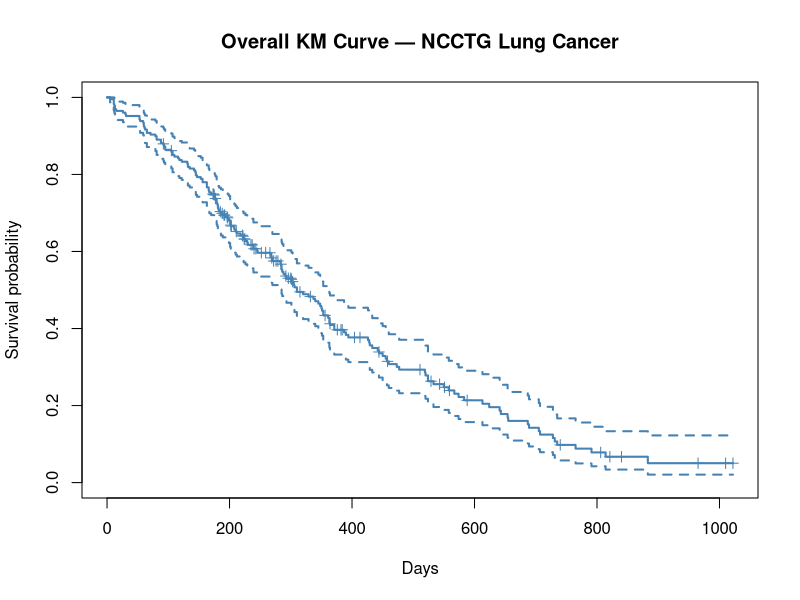

Source code (R): (Note: this script raises an error after producing the figure.)
# Module 5, Lesson 1: Survival Functions and Kaplan-Meier Estimation
# SOLUTION

library(survival)
library(ggplot2)

data(lung)

# ── Part 1: Surv object ───────────────────────────────────────────────────────
surv_obj <- Surv(lung$time, lung$status == 2)
cat("First 10 Surv values:\n")
print(surv_obj[1:10])
# Output: values followed by + are censored (status = 1 in lung, i.e. not dead)

# ── Part 2: Overall KM curve ──────────────────────────────────────────────────
fit_overall <- survfit(Surv(time, status == 2) ~ 1, data = lung)
print(summary(fit_overall)$table)

# Base R plot with confidence bands
plot(
  fit_overall,
  conf.int  = TRUE,
  xlab      = "Days",
  ylab      = "Survival probability",
  main      = "Overall KM Curve — NCCTG Lung Cancer",
  col       = "steelblue",
  lwd       = 2,
  mark.time = TRUE   # tick marks for censored observations
)

# ── Part 3: KM curves stratified by sex ──────────────────────────────────────
lung$sex_label <- factor(lung$sex, levels = c(1, 2), labels = c("Male", "Female"))
fit_sex <- survfit(Surv(time, status == 2) ~ sex_label, data = lung)
print(summary(fit_sex)$table)

# Extract medians
cat("\nMedian survival (days):\n")
print(surv_median(fit_sex))   # from survminer; fall back to summary() if unavailable

# Base R stratified plot
plot(
  fit_sex,
  conf.int  = FALSE,
  col       = c("steelblue", "tomato"),
  lwd       = 2,
  lty       = 1,
  xlab      = "Days",
  ylab      = "Survival probability",
  main      = "KM Curves by Sex — NCCTG Lung Cancer",
  mark.time = TRUE
)
legend(
  "topright",
  legend = c("Male", "Female"),
  col    = c("steelblue", "tomato"),
  lwd    = 2,
  bty    = "n"
)

# ── Part 4: Log-rank test ─────────────────────────────────────────────────────
lr_test <- survdiff(Surv(time, status == 2) ~ sex_label, data = lung)
print(lr_test)

p_value <- 1 - pchisq(lr_test$chisq, df = length(lr_test$n) - 1)
cat("\nLog-rank p-value:", round(p_value, 4), "\n")

# ── Part 5: Report ────────────────────────────────────────────────────────────
km_summary    <- summary(fit_sex)$table
median_male   <- km_summary["sex_label=Male",   "median"]
median_female <- km_summary["sex_label=Female", "median"]

cat("\nMedian survival (male):  ", median_male,   "days\n")
cat("Median survival (female):", median_female, "days\n")

# Interpretation:
# The log-rank test yields a p-value < 0.05, providing statistically significant
# evidence that female patients in the NCCTG lung cancer trial have longer
# survival than male patients (median ~426 days vs ~270 days for males).

# ── Exploration: stratify by ph.ecog ─────────────────────────────────────────
fit_ecog <- survfit(
  Surv(time, status == 2) ~ ph.ecog,
  data = lung[!is.na(lung$ph.ecog), ]
)
plot(
  fit_ecog,
  col  = 1:4,
  lwd  = 2,
  xlab = "Days",
  ylab = "Survival probability",
  main = "KM Curves by ECOG Performance Status"
)
legend(
  "topright",
  legend = paste("ECOG", 0:3),
  col    = 1:4,
  lwd    = 2,
  bty    = "n"
)
# As expected: ECOG 0 (fully active) has the best survival;
# ECOG 3 (limited self-care) has the worst.
